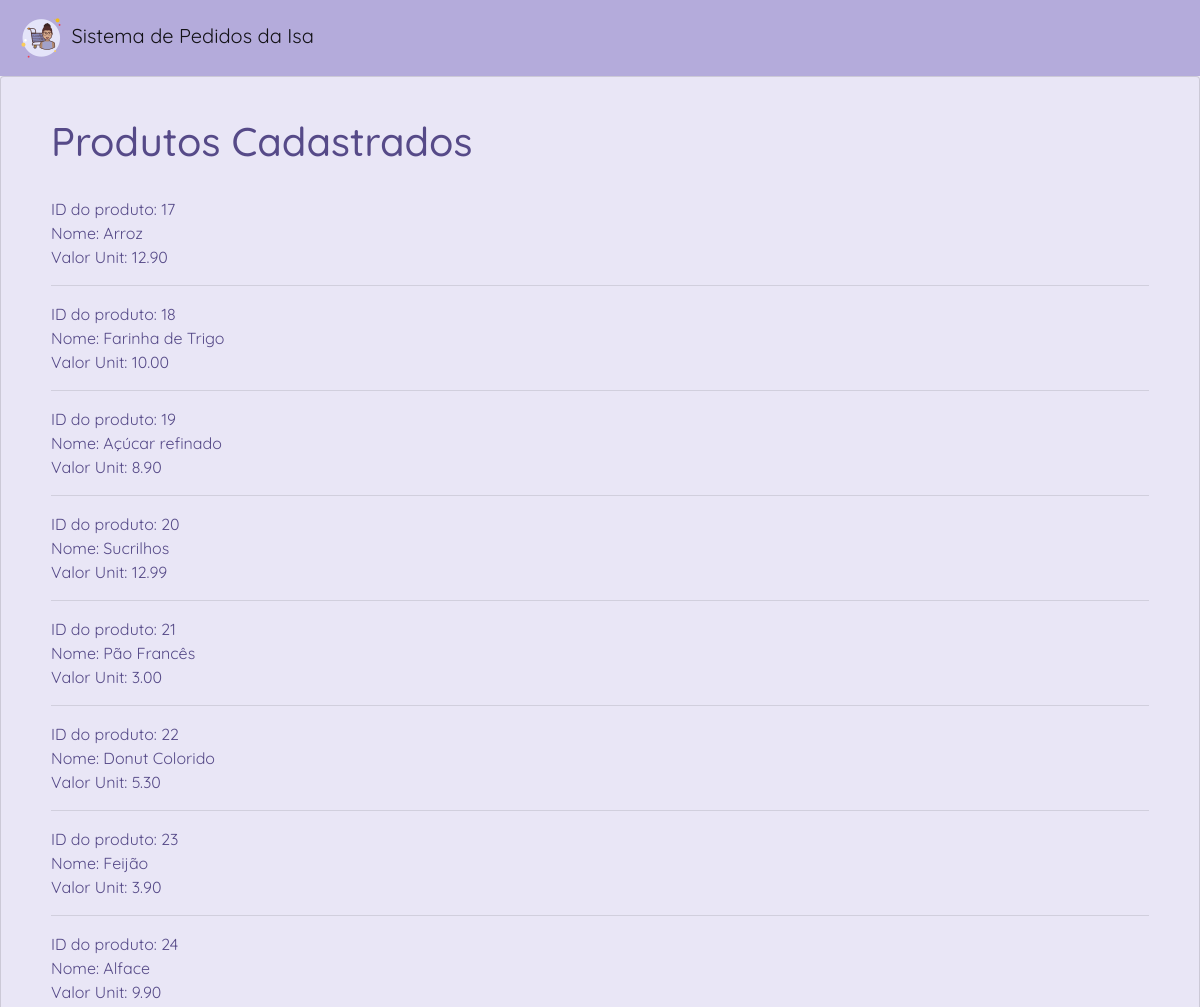
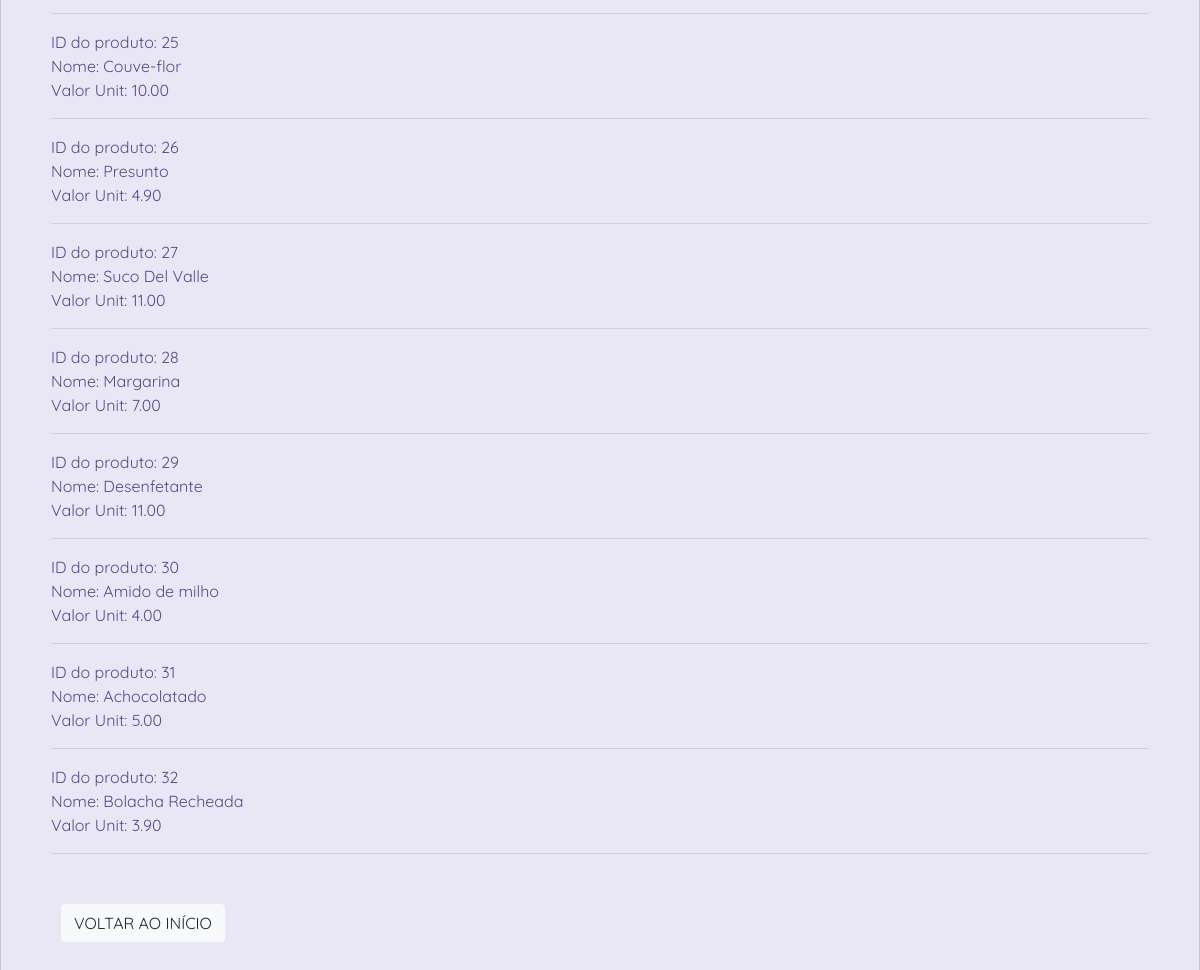
Page /ver_prod.php on the committed database (2 pictures, top to bottom).
### tables this page shows
CREATE TABLE `produtos` (
  `id` int(11) NOT NULL,
  `nome` varchar(200) DEFAULT NULL,
  `preco` decimal(7,2) DEFAULT NULL
);

### ver_prod.php (the view, shortened to what this page needs)
<!DOCTYPE html>
<html>
<head>
	<?php
	include 'cabecalho.php';
	?>
</head>
<body>
	<div class="card">
            <div class="card-danger data">
                <h1>Produtos Cadastrados</h1>
                <br>
					<?php
						include 'conecta.php';
						$consulta="SELECT * FROM produtos";
						foreach ($conexao -> query($consulta) as $linha) {
							echo "ID do produto: ".$linha['id']."<br>";
							echo "Nome: ".$linha['nome']."<br>";
							echo "Valor Unit: ".$linha['preco']."<br>";
									echo "<hr>";
						}
									echo "<br>";
					?>
					<p><a href="index.php" class="btn btn-light">VOLTAR AO INÍCIO</a></p>
			</div>
	</div>
</body>
</html>

### css/style.css (style rules this page uses)
body { margin: 0; padding: 0; background-image: "img/login2.png"; background-size: cover; font-family: 'Quicksand', sans-serif; background-color: #edebf4; }
.card-danger { margin: 50px; margin-top: 40px; }
.card { margin-top: 0; background-color: #e9e6f6; color: #564a88; }
.btn { margin:10px; }

### rows in the picture
produtos: id "17", nome "Arroz", preco "12.90"
produtos: id "18", nome "Farinha de Trigo", preco "10.00"
produtos: id "19", nome "Açúcar refinado", preco "8.90"
produtos: id "20", nome "Sucrilhos", preco "12.99"
produtos: id "21", nome "Pão Francês", preco "3.00"
produtos: id "22", nome "Donut Colorido", preco "5.30"
produtos: id "23", nome "Feijão", preco "3.90"
produtos: id "24", nome "Alface", preco "9.90"
produtos: id "25", nome "Couve-flor", preco "10.00"
produtos: id "26", nome "Presunto", preco "4.90"
produtos: id "27", nome "Suco Del Valle", preco "11.00"
produtos: id "28", nome "Margarina", preco "7.00"
produtos: id "29", nome "Desenfetante", preco "11.00"
produtos: id "30", nome "Amido de milho", preco "4.00"
produtos: id "31", nome "Achocolatado", preco "5.00"
produtos: id "32", nome "Bolacha Recheada", preco "3.90"
